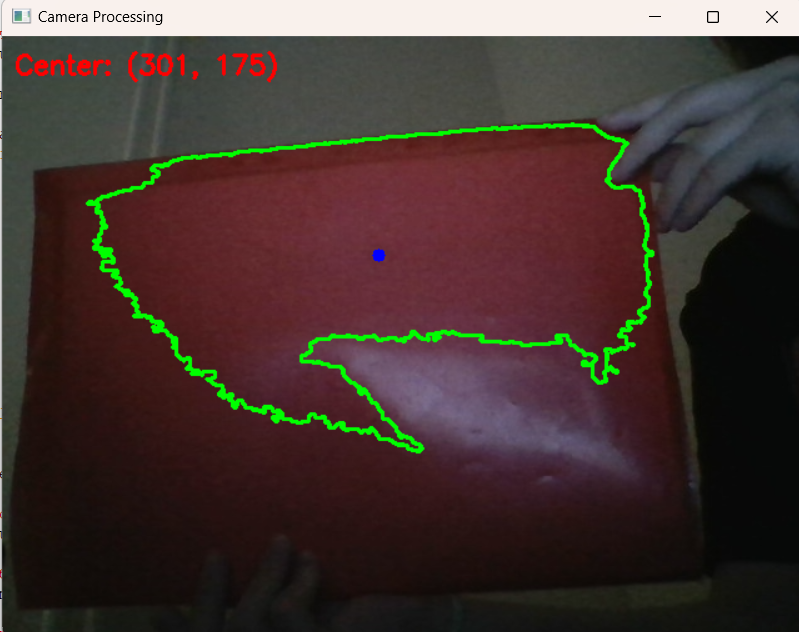
#> input picture Lav_work_2/красный в темноте.png, 799 x 632 px, given in place of the camera
$ python lab_2_task_2.py
#> lines starting #> are read from the running program, lines starting #| are printed output that depends on the picture; after the words box and inside, x2 and y2 are one past the last pixel; in counts of white or black regions, pixels touching at a corner belong together
import cv2
import numpy as np

# Параметры для фильтрации красного цвета
# Первый диапазон красного (от 0 до 10)
lower_color1 = np.array([0, 120, 70])  # Нижняя граница HSV для красного
upper_color1 = np.array([10, 255, 255])  # Верхняя граница HSV для красного

# Второй диапазон красного (от 170 до 180)
lower_color2 = np.array([170, 120, 70])  # Нижняя граница HSV для красного
upper_color2 = np.array([180, 255, 255])  # Верхняя граница HSV для красного

# Открываем поток с камеры
cap = cv2.VideoCapture(0)

if not cap.isOpened():
    print("Ошибка: не удалось открыть камеру.")
    exit()

while True:
    ret, frame = cap.read()
#> frame is the input picture: shape (632, 799, 3); mean B, G, R 49.9, 53.9, 69.3
    if not ret:
        print("Ошибка: не удалось получить кадр.")
        break

    # Преобразуем кадр в HSV
    hsv_frame = cv2.cvtColor(frame, cv2.COLOR_BGR2HSV)
#> hsv_frame: shape (632, 799, 3); mean H, S, V 73.6, 98, 75.5

    # Маска для выделения красного цвета (оба диапазона)
    mask1 = cv2.inRange(hsv_frame, lower_color1, upper_color1)
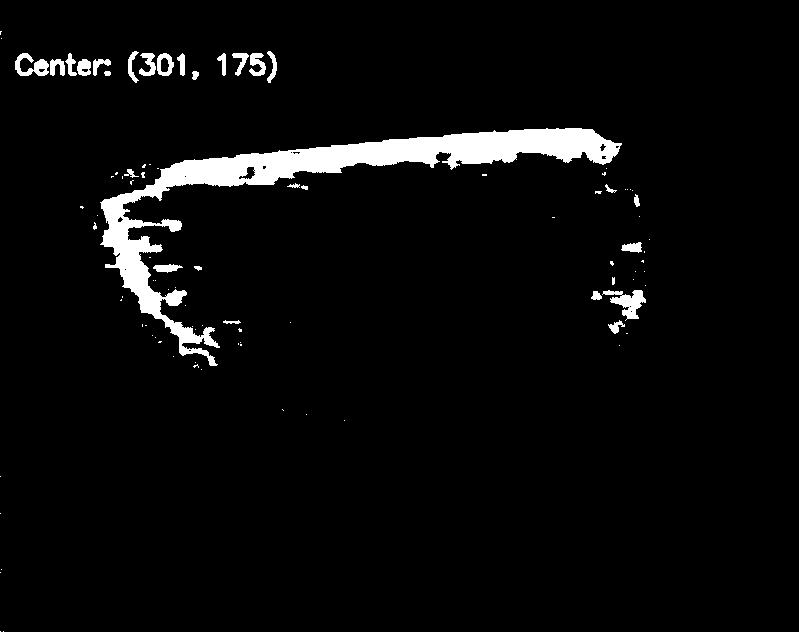
#> mask1: shape (632, 799); 4.2% white; 96 white regions (67 under 20 px), largest, box (x1, y1, x2, y2) and area: (100, 128, 622, 366) 17090, (602, 290, 646, 321) 604, (15, 53, 49, 76) 403
    mask2 = cv2.inRange(hsv_frame, lower_color2, upper_color2)
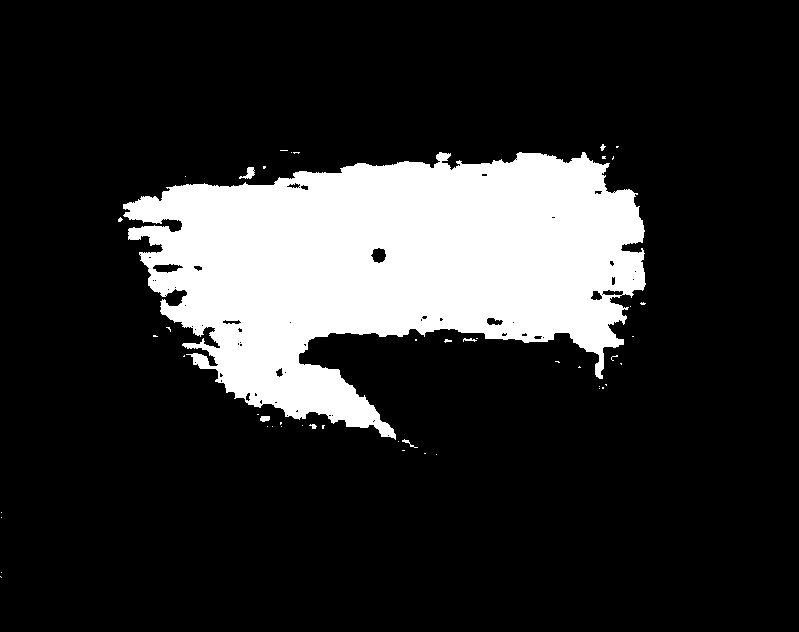
#> mask2: shape (632, 799); 17.6% white; 48 white regions (41 under 20 px), largest, box (x1, y1, x2, y2) and area: (123, 152, 646, 440) 88409, (239, 167, 255, 179) 94, (260, 416, 270, 422) 50

    # Объединяем оба диапазона красного цвета
    mask = cv2.bitwise_or(mask1, mask2)
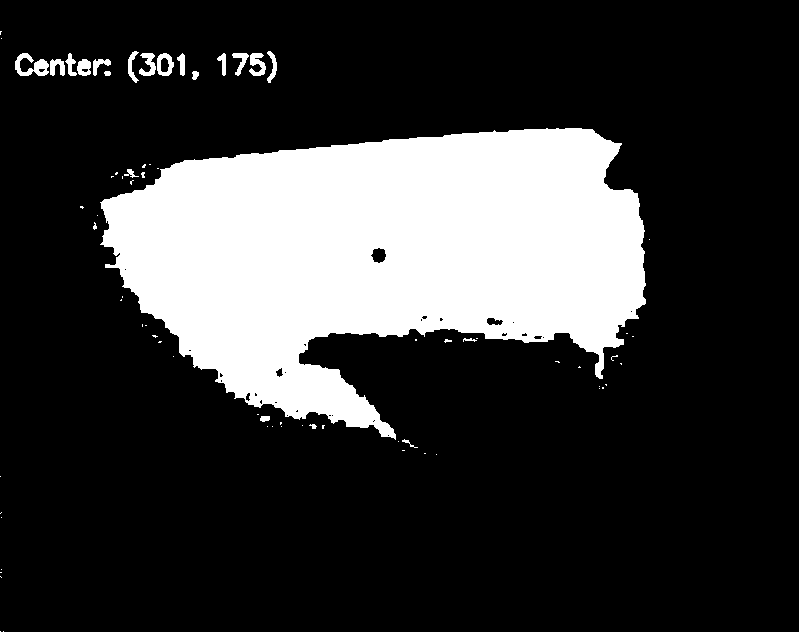
#> mask: shape (632, 799); 21.8% white; 74 white regions (53 under 20 px)
    masked_frame = cv2.bitwise_and(frame, frame, mask=mask)
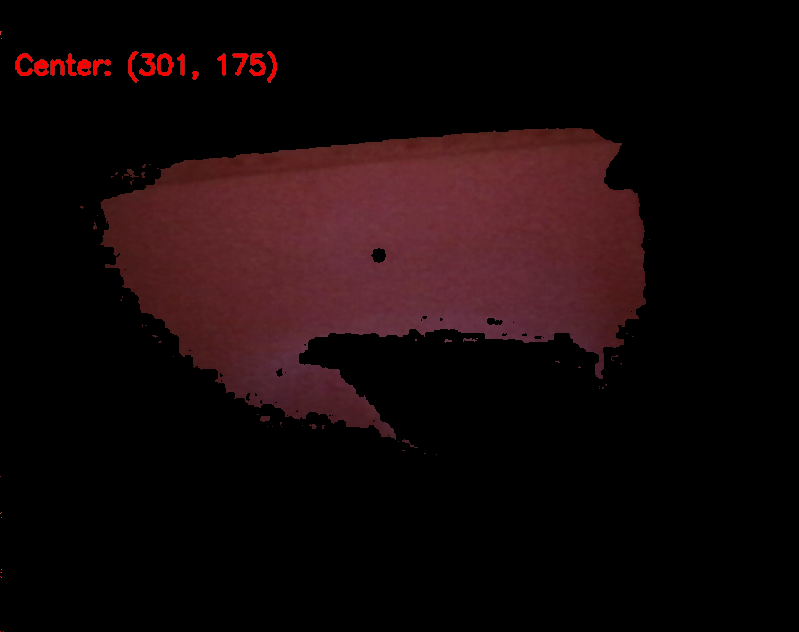
#> masked_frame: shape (632, 799, 3); mean B, G, R 9.7, 8.5, 21.2

    # Найти контуры
    contours, _ = cv2.findContours(mask, cv2.RETR_EXTERNAL, cv2.CHAIN_APPROX_SIMPLE)
#> contours = 74 contours, 56 with area under 20; largest, box (x1, y1, x2, y2) and area: (100, 128, 646, 440) 106640, (15, 53, 49, 76) 350, (157, 53, 174, 76) 286, (249, 53, 266, 76) 192, (139, 53, 156, 76) 172

    if contours:
        # Выбираем самый большой контур
        largest_contour = max(contours, key=cv2.contourArea)
#> largest_contour = contour of 654 points, box (x1, y1, x2, y2) (100, 128, 646, 440), area 106640
        if cv2.contourArea(largest_contour) > 500:  # Условие на минимальную площадь
            # Рисуем контур
            cv2.drawContours(frame, [largest_contour], -1, (0, 255, 0), 2)

            # Находим центр масс
            M = cv2.moments(largest_contour)
#> M = moments, m00 106640.5, centre m10/m00, m01/m00 = (379.8, 253)
            if M["m00"] != 0:
                cx = int(M["m10"] / M["m00"])
#> cx = 379
                cy = int(M["m01"] / M["m00"])
#> cy = 253
                cv2.circle(frame, (cx, cy), 5, (255, 0, 0), -1)  # Отображаем центр масс
#> frame: shape (632, 799, 3); mean B, G, R 49.4, 56.3, 68.4
                text = f"Center: ({cx}, {cy})"
#> text = 'Center: (379, 253)'
            else:
                text = "No object detected"
        else:
            text = "Object too small"
    else:
        text = "No object detected"

    # Выводим текст на экран
    cv2.putText(frame, text, (10, 30), cv2.FONT_HERSHEY_SIMPLEX, 0.7, (0, 0, 255), 2)
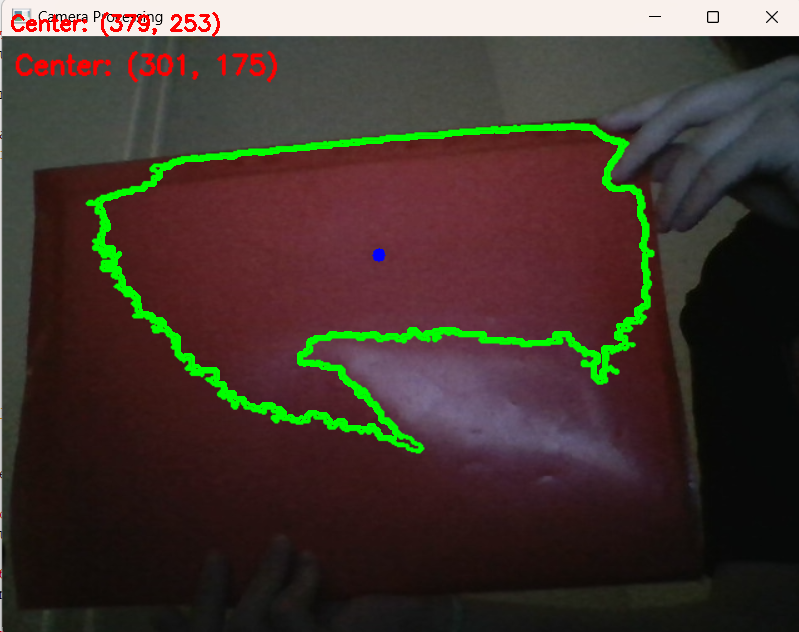
#> frame: shape (632, 799, 3); mean B, G, R 48.8, 55.7, 68.5

    # Отображаем результат
    cv2.imshow("Camera Processing", frame)

    # Прерывание по клавише 'q'
    if cv2.waitKey(1) & 0xFF == ord('q'):
#> (key q is pressed here)
        break

cap.release()
cv2.destroyAllWindows()
